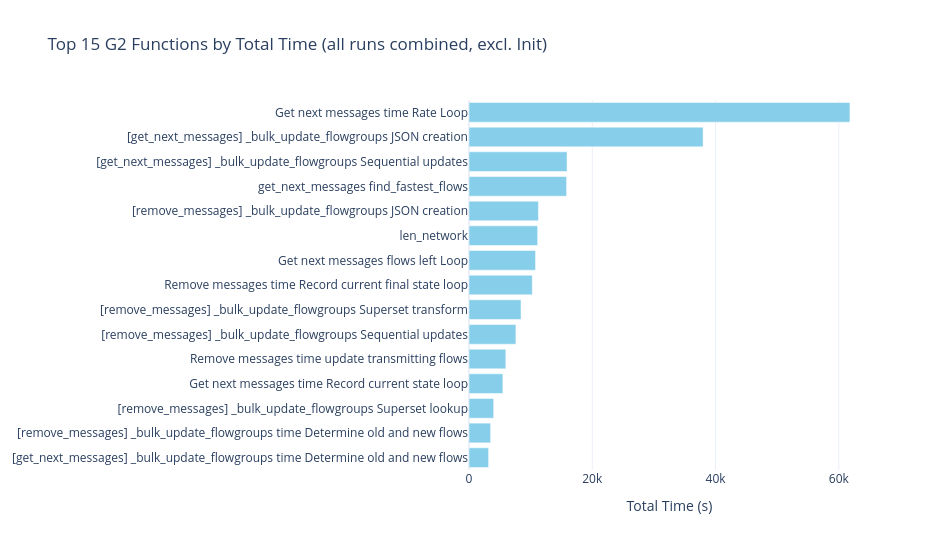

Notebook code for this chart:
### Markdown cell above
## 4. Function-Level Time Breakdown

Which internal functions dominate G2 wall-clock time, and how does their share change with NPU count?

### Code cell
# --- Top functions by total time (aggregated across all runs) ---

# Exclude 'Init function time' as it's a one-time startup cost
et_noinit = et_df[et_df['section'] != 'Init function time'].copy()

top_sections = (
    et_noinit
    .groupby('section', as_index=False)['total_s']
    .sum()
    .sort_values('total_s', ascending=False)
    .head(15)
)

fig = go.Figure(go.Bar(
    y=top_sections['section'],
    x=top_sections['total_s'],
    orientation='h',
    marker_color='skyblue',
))
fig.update_layout(
    title='Top 15 G2 Functions by Total Time (all runs combined, excl. Init)',
    xaxis_title='Total Time (s)',
    yaxis=dict(autorange='reversed'),
    template='plotly_white', font=dict(size=12),
    height=550, width=950,
    margin=dict(l=350),
)
fig.show()

### Figure 1 — Plotly figure (JSON) as saved in the notebook; plotly's stock layout.template omitted (floating-point values rounded to 4 significant figures)
{"data": [{"marker": {"color": "skyblue"}, "orientation": "h", "type": "bar", "x": [61810.0, 37980.0, 15910.0, 15840.0, 11260.0, 11140.0, 10800.0, 10270.0, 8440.0, 7609.0, 5974.0, 5501.0, 4002.0, 3505.0, 3182.0], "y": ["Get next messages time Rate Loop", "[get_next_messages] _bulk_update_flowgroups JSON creation", "[get_next_messages] _bulk_update_flowgroups Sequential updates", "get_next_messages find_fastest_flows", "[remove_messages] _bulk_update_flowgroups JSON creation", "len_network", "Get next messages flows left Loop", "Remove messages time Record current final state loop", "[remove_messages] _bulk_update_flowgroups Superset transform", "[remove_messages] _bulk_update_flowgroups Sequential updates", "Remove messages time update transmitting flows", "Get next messages time Record current state loop", "[remove_messages] _bulk_update_flowgroups Superset lookup", "[remove_messages] _bulk_update_flowgroups time Determine old and new flows", "[get_next_messages] _bulk_update_flowgroups time Determine old and new flows"]}], "layout": {"font": {"size": 12}, "height": 550, "margin": {"l": 350}, "title": {"text": "Top 15 G2 Functions by Total Time (all runs combined, excl. Init)"}, "width": 950, "xaxis": {"title": {"text": "Total Time (s)"}}, "yaxis": {"autorange": "reversed"}}}
